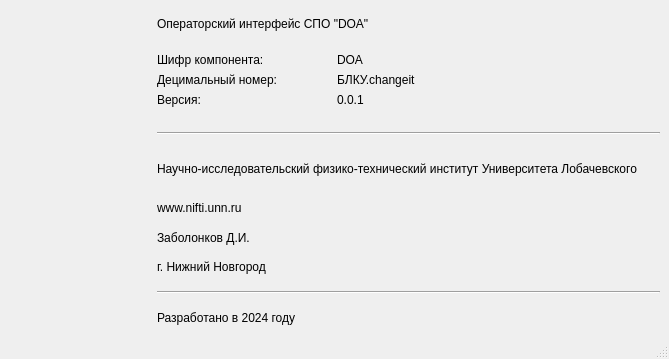
<?xml version="1.0" encoding="UTF-8"?>
<ui version="4.0">
 <class>AboutWindow</class>
 <widget class="QMainWindow" name="AboutWindow">
  <property name="geometry">
   <rect>
    <x>0</x>
    <y>0</y>
    <width>669</width>
    <height>359</height>
   </rect>
  </property>
  <property name="windowTitle">
   <string>О программе</string>
  </property>
  <property name="windowIcon">
   <iconset>
    <normaloff>../../../../../../../../../../../../../../../../../../../../../../../../../../../../../../../../../../../../../usr/share/icons/fly-astra/22x22/actions/help-about.png</normaloff>../../../../../../../../../../../../../../../../../../../../../../../../../../../../../../../../../../../../../usr/share/icons/fly-astra/22x22/actions/help-about.png</iconset>
  </property>
  <property name="iconSize">
   <size>
    <width>22</width>
    <height>22</height>
   </size>
  </property>
  <property name="toolButtonStyle">
   <enum>Qt::ToolButtonIconOnly</enum>
  </property>
  <property name="animated">
   <bool>true</bool>
  </property>
  <property name="documentMode">
   <bool>false</bool>
  </property>
  <property name="unifiedTitleAndToolBarOnMac">
   <bool>false</bool>
  </property>
  <widget class="QWidget" name="centralwidget">
   <layout class="QVBoxLayout" name="verticalLayout_8">
    <item>
     <layout class="QHBoxLayout" name="horizontalLayout">
      <property name="spacing">
       <number>0</number>
      </property>
      <item>
       <layout class="QHBoxLayout" name="horizontalLayout_3">
        <item>
         <spacer name="horizontalSpacer_4">
          <property name="orientation">
           <enum>Qt::Horizontal</enum>
          </property>
          <property name="sizeType">
           <enum>QSizePolicy::Fixed</enum>
          </property>
          <property name="sizeHint" stdset="0">
           <size>
            <width>10</width>
            <height>20</height>
           </size>
          </property>
         </spacer>
        </item>
        <item>
         <layout class="QVBoxLayout" name="verticalLayout_7">
          <item>
           <spacer name="verticalSpacer_18">
            <property name="orientation">
             <enum>Qt::Vertical</enum>
            </property>
            <property name="sizeType">
             <enum>QSizePolicy::Fixed</enum>
            </property>
            <property name="sizeHint" stdset="0">
             <size>
              <width>20</width>
              <height>5</height>
             </size>
            </property>
           </spacer>
          </item>
          <item>
           <widget class="QLabel" name="label_14">
            <property name="minimumSize">
             <size>
              <width>128</width>
              <height>128</height>
             </size>
            </property>
            <property name="maximumSize">
             <size>
              <width>128</width>
              <height>128</height>
             </size>
            </property>
            <property name="text">
             <string/>
            </property>
            <property name="textFormat">
             <enum>Qt::AutoText</enum>
            </property>
            <property name="pixmap">
             <pixmap>../../../../../../../../../../../../../../../../../../../../../../../../../../../../../../../../../../../../../../../usr/share/icons/fly-astra/128x128/apps/preferences-desktop-display.png</pixmap>
            </property>
            <property name="scaledContents">
             <bool>true</bool>
            </property>
            <property name="alignment">
             <set>Qt::AlignCenter</set>
            </property>
            <property name="openExternalLinks">
             <bool>true</bool>
            </property>
           </widget>
          </item>
          <item>
           <spacer name="verticalSpacer_17">
            <property name="orientation">
             <enum>Qt::Vertical</enum>
            </property>
            <property name="sizeHint" stdset="0">
             <size>
              <width>20</width>
              <height>40</height>
             </size>
            </property>
           </spacer>
          </item>
         </layout>
        </item>
        <item>
         <spacer name="horizontalSpacer_5">
          <property name="orientation">
           <enum>Qt::Horizontal</enum>
          </property>
          <property name="sizeType">
           <enum>QSizePolicy::Fixed</enum>
          </property>
          <property name="sizeHint" stdset="0">
           <size>
            <width>10</width>
            <height>20</height>
           </size>
          </property>
         </spacer>
        </item>
       </layout>
      </item>
      <item>
       <layout class="QVBoxLayout" name="verticalLayout">
        <property name="spacing">
         <number>0</number>
        </property>
        <item>
         <spacer name="verticalSpacer_4">
          <property name="orientation">
           <enum>Qt::Vertical</enum>
          </property>
          <property name="sizeType">
           <enum>QSizePolicy::Fixed</enum>
          </property>
          <property name="sizeHint" stdset="0">
           <size>
            <width>20</width>
            <height>5</height>
           </size>
          </property>
         </spacer>
        </item>
        <item>
         <widget class="QLabel" name="label">
          <property name="minimumSize">
           <size>
            <width>220</width>
            <height>20</height>
           </size>
          </property>
          <property name="maximumSize">
           <size>
            <width>16777215</width>
            <height>20</height>
           </size>
          </property>
          <property name="text">
           <string>Операторский интерфейс СПО &quot;DOA&quot;</string>
          </property>
          <property name="alignment">
           <set>Qt::AlignLeading|Qt::AlignLeft|Qt::AlignVCenter</set>
          </property>
         </widget>
        </item>
        <item>
         <spacer name="verticalSpacer_19">
          <property name="orientation">
           <enum>Qt::Vertical</enum>
          </property>
          <property name="sizeType">
           <enum>QSizePolicy::Fixed</enum>
          </property>
          <property name="sizeHint" stdset="0">
           <size>
            <width>20</width>
            <height>7</height>
           </size>
          </property>
         </spacer>
        </item>
        <item>
         <layout class="QHBoxLayout" name="horizontalLayout_2">
          <item>
           <layout class="QVBoxLayout" name="verticalLayout_2">
            <property name="spacing">
             <number>0</number>
            </property>
            <item>
             <spacer name="verticalSpacer_6">
              <property name="orientation">
               <enum>Qt::Vertical</enum>
              </property>
              <property name="sizeHint" stdset="0">
               <size>
                <width>20</width>
                <height>40</height>
               </size>
              </property>
             </spacer>
            </item>
            <item>
             <widget class="QLabel" name="label_2">
              <property name="minimumSize">
               <size>
                <width>140</width>
                <height>20</height>
               </size>
              </property>
              <property name="maximumSize">
               <size>
                <width>16777215</width>
                <height>20</height>
               </size>
              </property>
              <property name="text">
               <string>Шифр компонента:</string>
              </property>
             </widget>
            </item>
            <item>
             <widget class="QLabel" name="label_3">
              <property name="minimumSize">
               <size>
                <width>140</width>
                <height>20</height>
               </size>
              </property>
              <property name="maximumSize">
               <size>
                <width>16777215</width>
                <height>20</height>
               </size>
              </property>
              <property name="text">
               <string>Децимальный номер:</string>
              </property>
             </widget>
            </item>
            <item>
             <widget class="QLabel" name="label_10">
              <property name="minimumSize">
               <size>
                <width>140</width>
                <height>20</height>
               </size>
              </property>
              <property name="text">
               <string>Версия:</string>
              </property>
             </widget>
            </item>
            <item>
             <spacer name="verticalSpacer_5">
              <property name="orientation">
               <enum>Qt::Vertical</enum>
              </property>
              <property name="sizeHint" stdset="0">
               <size>
                <width>20</width>
                <height>40</height>
               </size>
              </property>
             </spacer>
            </item>
           </layout>
          </item>
          <item>
           <spacer name="horizontalSpacer_3">
            <property name="orientation">
             <enum>Qt::Horizontal</enum>
            </property>
            <property name="sizeType">
             <enum>QSizePolicy::Fixed</enum>
            </property>
            <property name="sizeHint" stdset="0">
             <size>
              <width>40</width>
              <height>20</height>
             </size>
            </property>
           </spacer>
          </item>
          <item>
           <layout class="QVBoxLayout" name="verticalLayout_4">
            <property name="spacing">
             <number>0</number>
            </property>
            <item>
             <spacer name="verticalSpacer_9">
              <property name="orientation">
               <enum>Qt::Vertical</enum>
              </property>
              <property name="sizeHint" stdset="0">
               <size>
                <width>20</width>
                <height>40</height>
               </size>
              </property>
             </spacer>
            </item>
            <item>
             <widget class="QLabel" name="label_11">
              <property name="minimumSize">
               <size>
                <width>40</width>
                <height>20</height>
               </size>
              </property>
              <property name="text">
               <string>DOA</string>
              </property>
             </widget>
            </item>
            <item>
             <widget class="QLabel" name="label_13">
              <property name="minimumSize">
               <size>
                <width>95</width>
                <height>20</height>
               </size>
              </property>
              <property name="text">
               <string>БЛКУ.changeit</string>
              </property>
             </widget>
            </item>
            <item>
             <widget class="QLabel" name="label_12">
              <property name="minimumSize">
               <size>
                <width>35</width>
                <height>20</height>
               </size>
              </property>
              <property name="text">
               <string>0.0.1</string>
              </property>
             </widget>
            </item>
            <item>
             <spacer name="verticalSpacer_8">
              <property name="orientation">
               <enum>Qt::Vertical</enum>
              </property>
              <property name="sizeHint" stdset="0">
               <size>
                <width>20</width>
                <height>40</height>
               </size>
              </property>
             </spacer>
            </item>
           </layout>
          </item>
          <item>
           <spacer name="horizontalSpacer_2">
            <property name="orientation">
             <enum>Qt::Horizontal</enum>
            </property>
            <property name="sizeHint" stdset="0">
             <size>
              <width>40</width>
              <height>20</height>
             </size>
            </property>
           </spacer>
          </item>
         </layout>
        </item>
        <item>
         <spacer name="verticalSpacer_10">
          <property name="orientation">
           <enum>Qt::Vertical</enum>
          </property>
          <property name="sizeType">
           <enum>QSizePolicy::Fixed</enum>
          </property>
          <property name="sizeHint" stdset="0">
           <size>
            <width>20</width>
            <height>5</height>
           </size>
          </property>
         </spacer>
        </item>
        <item>
         <layout class="QVBoxLayout" name="verticalLayout_5">
          <property name="spacing">
           <number>0</number>
          </property>
          <item>
           <spacer name="verticalSpacer_12">
            <property name="orientation">
             <enum>Qt::Vertical</enum>
            </property>
            <property name="sizeHint" stdset="0">
             <size>
              <width>20</width>
              <height>40</height>
             </size>
            </property>
           </spacer>
          </item>
          <item>
           <widget class="Line" name="line">
            <property name="orientation">
             <enum>Qt::Horizontal</enum>
            </property>
           </widget>
          </item>
          <item>
           <spacer name="verticalSpacer_11">
            <property name="orientation">
             <enum>Qt::Vertical</enum>
            </property>
            <property name="sizeHint" stdset="0">
             <size>
              <width>20</width>
              <height>40</height>
             </size>
            </property>
           </spacer>
          </item>
         </layout>
        </item>
        <item>
         <spacer name="verticalSpacer">
          <property name="orientation">
           <enum>Qt::Vertical</enum>
          </property>
          <property name="sizeType">
           <enum>QSizePolicy::Fixed</enum>
          </property>
          <property name="sizeHint" stdset="0">
           <size>
            <width>20</width>
            <height>5</height>
           </size>
          </property>
         </spacer>
        </item>
        <item>
         <widget class="QLabel" name="label_4">
          <property name="minimumSize">
           <size>
            <width>310</width>
            <height>40</height>
           </size>
          </property>
          <property name="maximumSize">
           <size>
            <width>16777215</width>
            <height>50</height>
           </size>
          </property>
          <property name="text">
           <string>Научно-исследовательский физико-технический институт Университета Лобачевского</string>
          </property>
          <property name="textFormat">
           <enum>Qt::AutoText</enum>
          </property>
          <property name="scaledContents">
           <bool>false</bool>
          </property>
          <property name="wordWrap">
           <bool>true</bool>
          </property>
         </widget>
        </item>
        <item>
         <layout class="QVBoxLayout" name="verticalLayout_3">
          <property name="spacing">
           <number>0</number>
          </property>
          <item>
           <spacer name="verticalSpacer_3">
            <property name="orientation">
             <enum>Qt::Vertical</enum>
            </property>
            <property name="sizeHint" stdset="0">
             <size>
              <width>20</width>
              <height>40</height>
             </size>
            </property>
           </spacer>
          </item>
          <item>
           <widget class="QLabel" name="label_5">
            <property name="minimumSize">
             <size>
              <width>105</width>
              <height>20</height>
             </size>
            </property>
            <property name="maximumSize">
             <size>
              <width>16777215</width>
              <height>20</height>
             </size>
            </property>
            <property name="text">
             <string>www.nifti.unn.ru</string>
            </property>
           </widget>
          </item>
          <item>
           <spacer name="verticalSpacer_7">
            <property name="orientation">
             <enum>Qt::Vertical</enum>
            </property>
            <property name="sizeType">
             <enum>QSizePolicy::Fixed</enum>
            </property>
            <property name="sizeHint" stdset="0">
             <size>
              <width>20</width>
              <height>10</height>
             </size>
            </property>
           </spacer>
          </item>
          <item>
           <widget class="QLabel" name="label_7">
            <property name="minimumSize">
             <size>
              <width>110</width>
              <height>20</height>
             </size>
            </property>
            <property name="maximumSize">
             <size>
              <width>16777215</width>
              <height>20</height>
             </size>
            </property>
            <property name="text">
             <string>Заболонков Д.И.</string>
            </property>
           </widget>
          </item>
          <item>
           <spacer name="verticalSpacer_2">
            <property name="orientation">
             <enum>Qt::Vertical</enum>
            </property>
            <property name="sizeHint" stdset="0">
             <size>
              <width>20</width>
              <height>40</height>
             </size>
            </property>
           </spacer>
          </item>
         </layout>
        </item>
        <item>
         <widget class="QLabel" name="label_8">
          <property name="minimumSize">
           <size>
            <width>135</width>
            <height>20</height>
           </size>
          </property>
          <property name="maximumSize">
           <size>
            <width>16777215</width>
            <height>20</height>
           </size>
          </property>
          <property name="text">
           <string>г. Нижний Новгород</string>
          </property>
         </widget>
        </item>
        <item>
         <spacer name="verticalSpacer_13">
          <property name="orientation">
           <enum>Qt::Vertical</enum>
          </property>
          <property name="sizeType">
           <enum>QSizePolicy::Fixed</enum>
          </property>
          <property name="sizeHint" stdset="0">
           <size>
            <width>20</width>
            <height>5</height>
           </size>
          </property>
         </spacer>
        </item>
        <item>
         <layout class="QVBoxLayout" name="verticalLayout_6">
          <item>
           <spacer name="verticalSpacer_16">
            <property name="orientation">
             <enum>Qt::Vertical</enum>
            </property>
            <property name="sizeHint" stdset="0">
             <size>
              <width>20</width>
              <height>40</height>
             </size>
            </property>
           </spacer>
          </item>
          <item>
           <widget class="Line" name="line_2">
            <property name="orientation">
             <enum>Qt::Horizontal</enum>
            </property>
           </widget>
          </item>
          <item>
           <spacer name="verticalSpacer_15">
            <property name="orientation">
             <enum>Qt::Vertical</enum>
            </property>
            <property name="sizeHint" stdset="0">
             <size>
              <width>20</width>
              <height>40</height>
             </size>
            </property>
           </spacer>
          </item>
         </layout>
        </item>
        <item>
         <spacer name="verticalSpacer_14">
          <property name="orientation">
           <enum>Qt::Vertical</enum>
          </property>
          <property name="sizeType">
           <enum>QSizePolicy::Fixed</enum>
          </property>
          <property name="sizeHint" stdset="0">
           <size>
            <width>20</width>
            <height>5</height>
           </size>
          </property>
         </spacer>
        </item>
        <item>
         <widget class="QLabel" name="label_9">
          <property name="minimumSize">
           <size>
            <width>160</width>
            <height>20</height>
           </size>
          </property>
          <property name="maximumSize">
           <size>
            <width>16777215</width>
            <height>20</height>
           </size>
          </property>
          <property name="text">
           <string>Разработано в 2024 году</string>
          </property>
         </widget>
        </item>
       </layout>
      </item>
     </layout>
    </item>
   </layout>
  </widget>
  <widget class="QMenuBar" name="menubar">
   <property name="geometry">
    <rect>
     <x>0</x>
     <y>0</y>
     <width>669</width>
     <height>25</height>
    </rect>
   </property>
  </widget>
  <widget class="QStatusBar" name="statusbar"/>
 </widget>
 <resources/>
 <connections/>
</ui>
